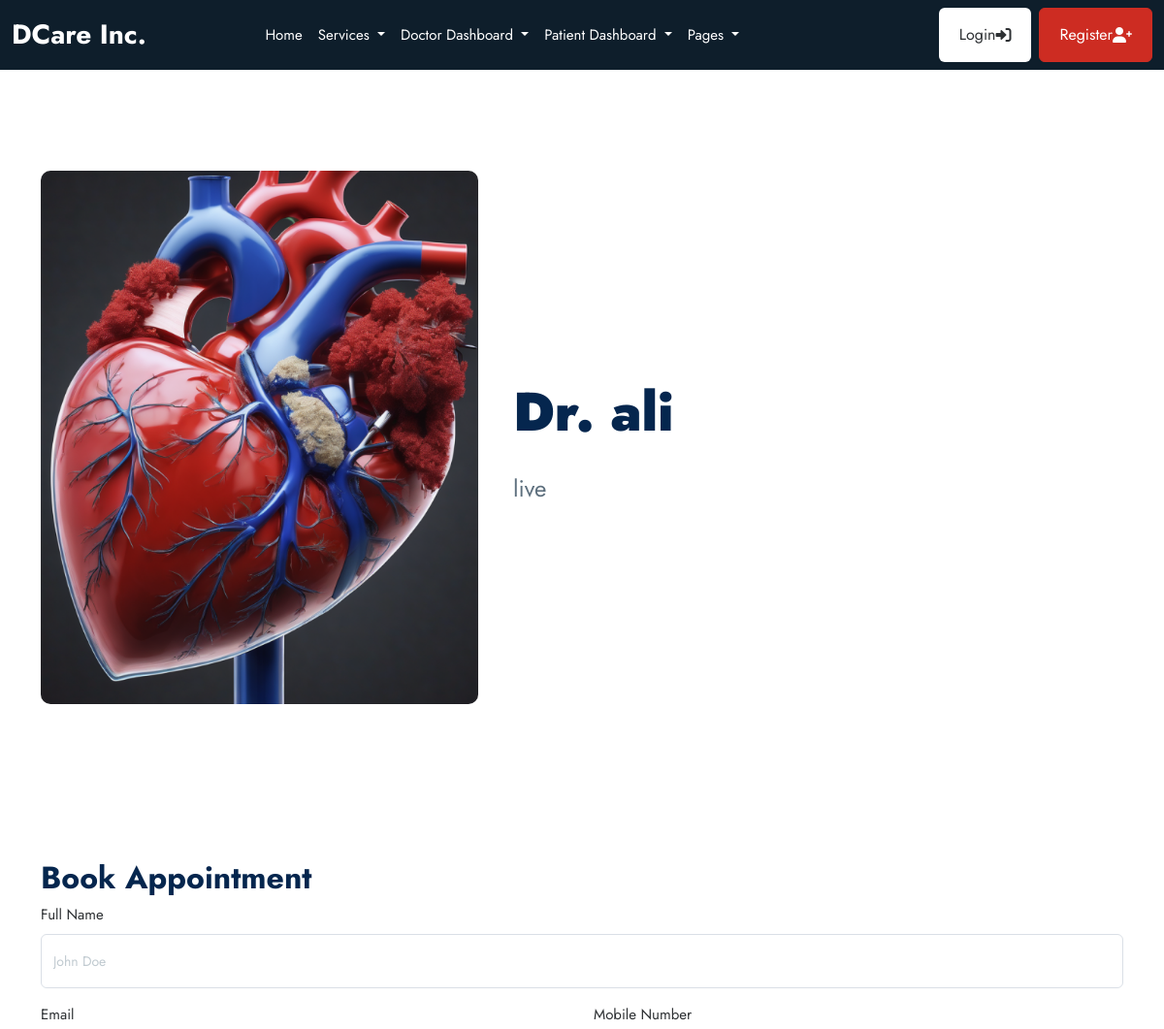
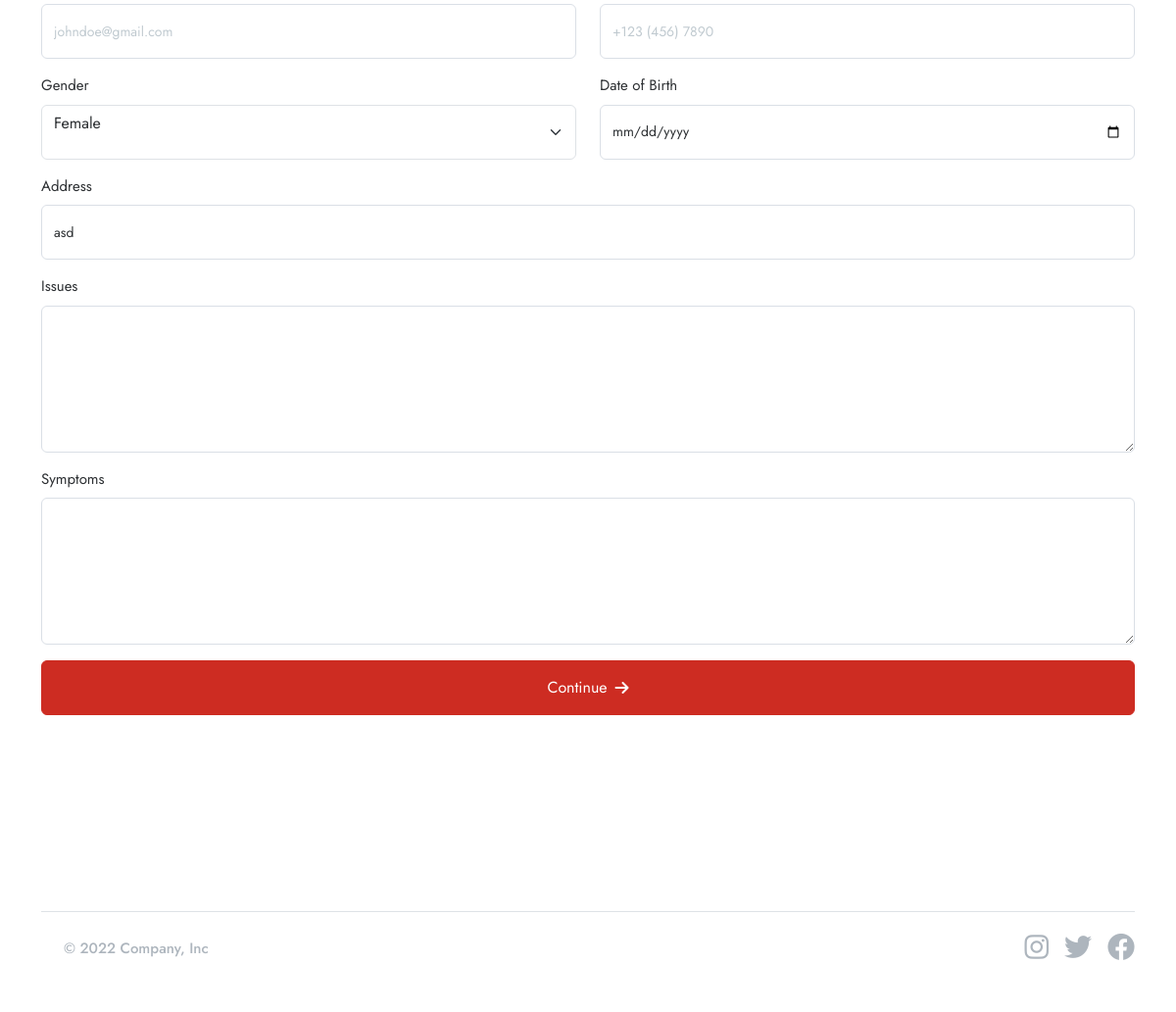
The app's page /book-appointment/2/2/ (signed in) with its own data (2 pictures, top to bottom).
### doctor/models.py (models this page shows, shortened)
class Doctor(models.Model):
    user = models.OneToOneField(userauths_models.User, on_delete=models.CASCADE)
    image = models.FileField(upload_to="images", null=True, blank=True)
    full_name = models.CharField(max_length=100, null=True, blank=True)
    mobile = models.CharField(max_length=100, null=True, blank=True)
    country = models.CharField(max_length=100, null=True, blank=True)
    bio = models.CharField(max_length=100, null=True, blank=True)
    specialization = models.CharField(max_length=100, null=True, blank=True)
    qualifications = models.CharField(max_length=100, null=True, blank=True)
    years_of_experience = models.CharField(max_length=100, null=True, blank=True)
    next_available_appointment_date = models.DateTimeField(default=timezone.now, null=True, blank=True)

### patient/models.py (models this page shows, shortened)
class Patient(models.Model):
    user = models.OneToOneField(userauths_models.User, on_delete=models.CASCADE)
    image = models.FileField(upload_to="images", null=True, blank=True)
    full_name = models.CharField(max_length=100, null=True, blank=True)
    email = models.CharField(max_length=100, null=True, blank=True)
    mobile = models.CharField(max_length=100, null=True, blank=True)
    adress = models.CharField(max_length=100, null=True, blank=True)
    gender = models.CharField(max_length=100, null=True, blank=True)
    dob = models.DateTimeField(default=timezone.now, null=True, blank=True)
    blood_group = models.CharField(max_length=100, null=True, blank=True)

### base/views.py (the view, shortened to what this page needs)
# urls.py: path("book-appointment/<service_id>/<doctor_id>/", views.book_appointment, name = "book_appointment"),
@login_required
def book_appointment(request, service_id, doctor_id):
    service = base_models.Service.objects.get(id=service_id)
    doctor = doctor_models.Doctor.objects.get(id=doctor_id)
    patient = patient_models.Patient.objects.get(user= request.user)
    context =  {
        "service": service,
        "doctor": doctor,
        "patient": patient,
    }
    return render(request, "base/book_appointment.html", context)

### templates/base/book_appointment.html (shortened to what this page needs)
{% extends "partials/base.html" %} {% block content %}
<section class="container">
  <div class="row d-flex justify-content-center align-items-center">
    <div class="col-12 col-lg-5">
      <img
        class="img-fluid mt-4"
        style="
          width: 100%;
          height: 550px;
          object-fit: cover;
          border-radius: 10px;
        "
        src="{{doctor.image.url}}"
        alt=""
      />
    </div>
    <div class="col-12 col-lg-7 p-4 rounded-3 bg-white">
      <h1 class="display-4 fw-bold mt-5">
        <span class=""><b>Dr. {{doctor.full_name}}</b></span>
      </h1>
      <p class="fs-4 mt-4">{{doctor.bio | default:""}}</p>
    </div>
  </div>
</section>
<section class="container">
  <div class="">
    <h2 class="">Book Appointment</h2>
  </div>
  <form class="row" method="POST">
    <div class="col-lg-12 mb-3">
      <label for="name" value="{{patient.full_name}}" class="mb-2"
        >Full Name</label
      >
      <input
        type="text"
        name="full_name"
        class="form-control"
        placeholder="John Doe"
      />
    </div>
    <div class="col-lg-6 mb-3">
      <label for="name"  {{patient.email}} class="mb-2">Email</label>
      <input
        type="text"
        name="email"
        class="form-control"
        placeholder="johndoe@gmail.com"
      />
    </div>
    <div class="col-lg-6 mb-3">
      <label for="name" {{patient.mobile}} class="mb-2">Mobile Number</label>
      <input
        type="text"
        name="mobile"
        class="form-control"
        placeholder="+123 (456) 7890"
      />
    </div>
    <div class="col-lg-6 mb-3">
      <label for="name" class="mb-2">Gender</label>
      <select name="gender" id="" class="form-select pb-4">
        <option
        {% if patient.gender == "Female" %}
        selected
        {% endif %}
        value="Female">Female</option>
      </select>
    </div>
    <div class="col-lg-6 mb-3">
      <label for="name" class="mb-2">Date of Birth</label>
      <input type="date" value = {{patient.dob}} name="dob" class="form-control" />
    </div>
    <div class="col-lg-12 mb-3">
      <label for="name" class="mb-2">Address</label>
      <input
        type="text"
        name="address"
        value = {{patient.adress}}
        class="form-control"
        placeholder="123 Main Street"
      />
    </div>
    <div class="col-lg-12 mb-3">
      <label for="name" class="mb-2">Issues</label>
      <textarea name="issues" class="form-control" id=""></textarea>
    </div>
    <div class="col-lg-12 mb-3">
      <label for="name" class="mb-2">Symptoms</label>
      <textarea name="symptoms" class="form-control" id=""></textarea>
    </div>
    <div class="col-lg-12 mb-3">
      <button type="submit" class="btn btn-primary w-100">
        Continue <i class="fas fa-arrow-right ms-2"></i>
      </button>
    </div>
  </form>
</section>
{% endblock content %}

### records on screen
Doctor: image (picture), full_name "ali", bio "live"
Patient: gender "Female", address "asd"
